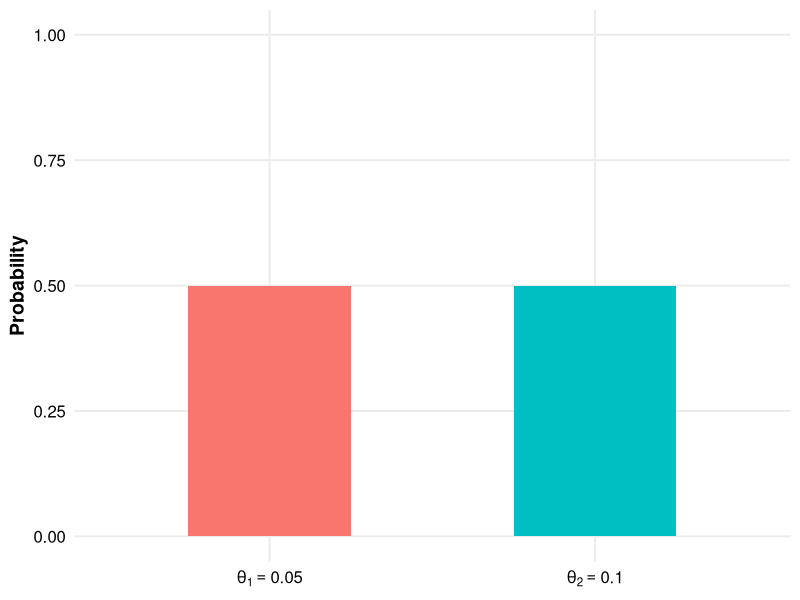
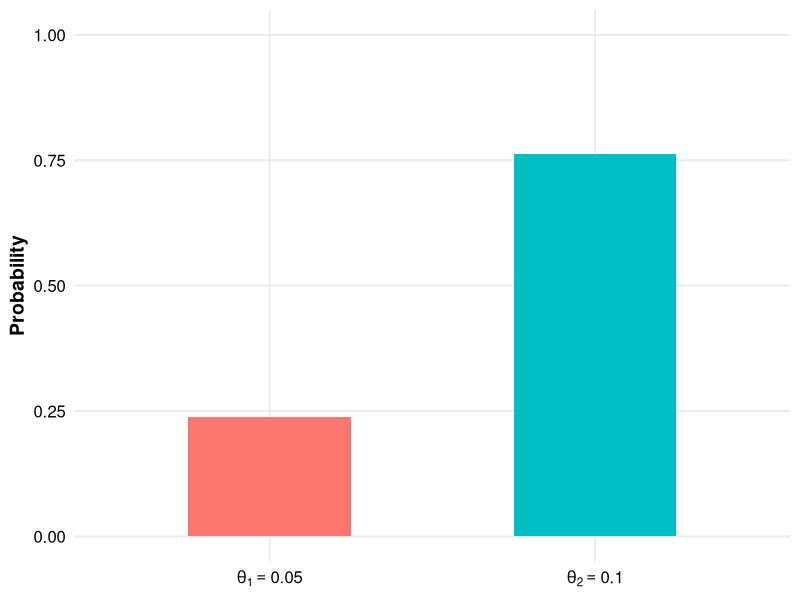
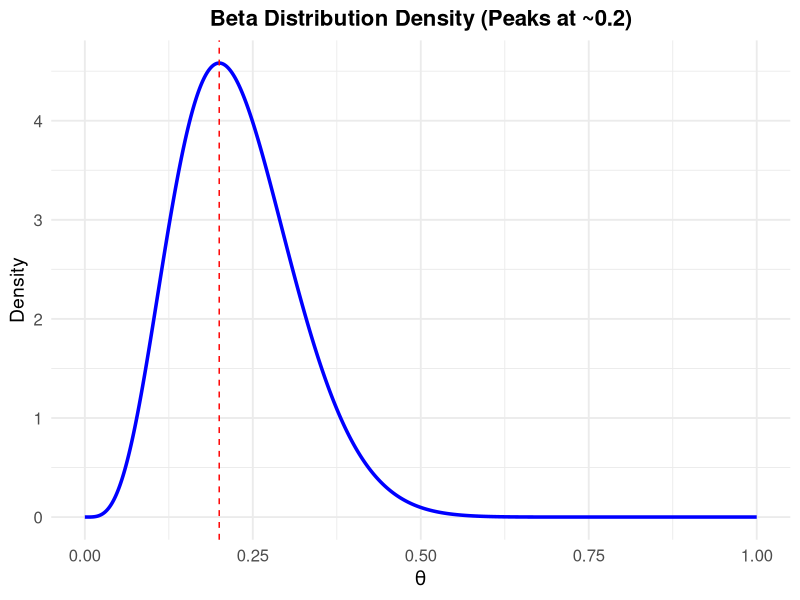
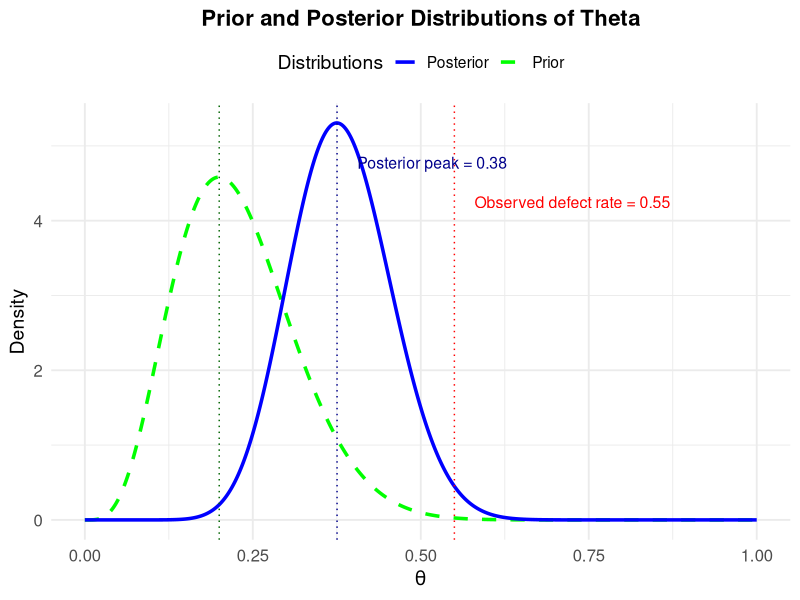
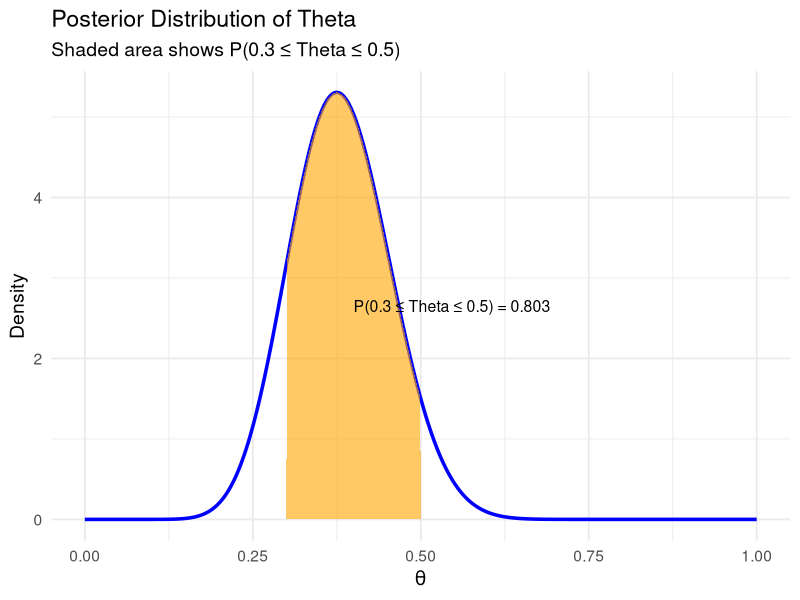
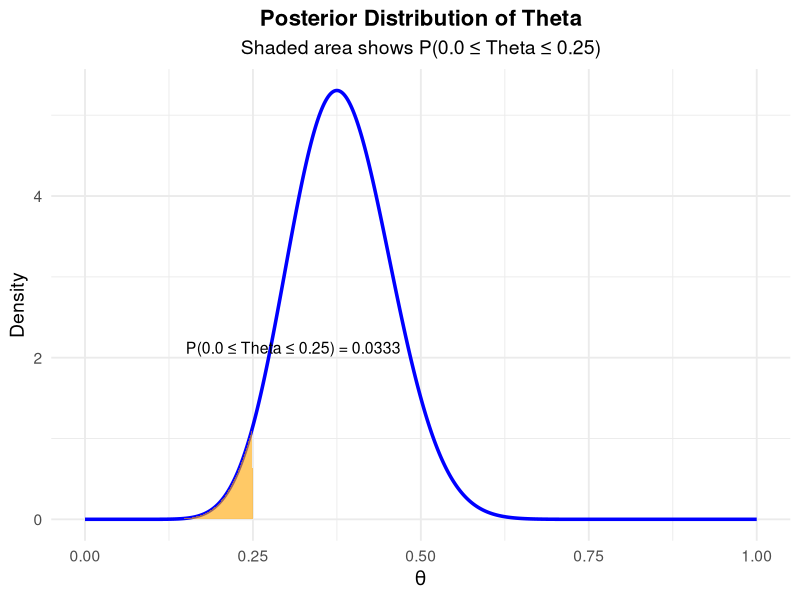
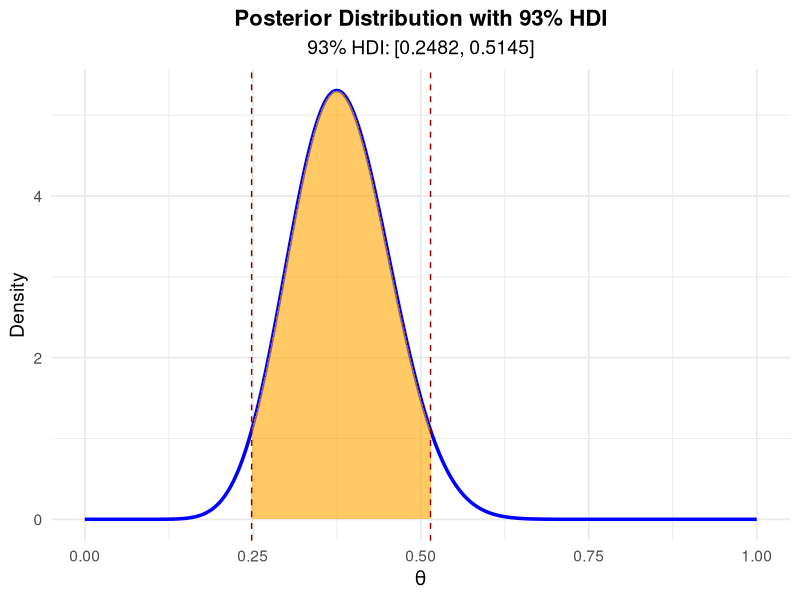

These figures' R source, in order:
## ---- chunk 1
# Load ggplot2 package
library(ggplot2)

# Create the data
data <- data.frame(
  theta = factor(c("theta[1] == 0.05", "theta[2] == 0.10"),
                 levels = c("theta[1] == 0.05", "theta[2] == 0.10")),
  probability = c(0.5, 0.5)
)
# Create and render the bar plot
ggplot(data, aes(x = theta, y = probability, fill = theta)) +
  geom_bar(stat = "identity", width = 0.5) +
  scale_x_discrete(labels = c(expression(theta[1] == 0.05),
                              expression(theta[2] == 0.10))) +
  scale_y_continuous(name = "Probability", limits = c(0, 1)) +
  labs(x = NULL, y = "Probability") +
  theme_minimal(base_size = 14) +
  theme(
    legend.position = "none",
    panel.grid.minor = element_blank(),
    axis.text = element_text(size = 12, color = "black"),
    axis.title.y = element_text(size = 14, face = "bold")
  )
## ---- chunk 2
# Load ggplot2 package
library(ggplot2)

# Create the data
data <- data.frame(
  theta = factor(c("theta[1] == 0.05", "theta[2] == 0.10"),
                 levels = c("theta[1] == 0.05", "theta[2] == 0.10")),
  probability = c(0.2387, 0.7613)
)

# Create the bar plot
ggplot(data, aes(x = theta, y = probability, fill = theta)) +
  geom_bar(stat = "identity", width = 0.5) +
  scale_x_discrete(labels = c(expression(theta[1] == 0.05),
                              expression(theta[2] == 0.10))) +
  scale_y_continuous(name = "Probability", limits = c(0, 1)) +
  labs(x = NULL, y = "Probability") +
  theme_minimal(base_size = 14) +
  theme(
    legend.position = "none",
    panel.grid.minor = element_blank(),
    axis.text = element_text(size = 12, color = "black"),
    axis.title.y = element_text(size = 14, face = "bold")
  )
## ---- chunk 3
# Load ggplot2 package
library(ggplot2)

# Generate beta distribution data
x <- seq(0, 1, length.out = 1000)  # Values between 0 and 1
alpha <- 5  # Shape parameter alpha
beta <- 17  # Shape parameter beta
density <- dbeta(x, shape1 = alpha, shape2 = beta)  # Beta density

# Mode of distribution
#(alpha - 1) / (alpha + beta - 2) # 0.2

# Create a data frame for plotting
data <- data.frame(x = x, density = density)

# Plot the beta density using ggplot2
ggplot(data, aes(x = x, y = density)) +
  geom_line(color = "blue", linewidth = 1.2) +
  labs(
    title = "Beta Distribution Density (Peaks at ~0.2)",
    x = expression(theta),
    y = "Density"
  ) +
  theme_minimal(base_size = 14) +
  theme(
    plot.title = element_text(face = "bold", hjust = 0.5, size = 16),
    axis.text = element_text(size = 12),
    axis.title = element_text(size = 14)
  ) +
  geom_vline(xintercept = 0.2, linetype = "dashed", color = "red")
## ---- chunk 4
# Load required packages
library(ggplot2)

# Define parameters
alpha_prior <- 5  # Prior alpha (Beta distribution)
beta_prior <- 17  # Prior beta (Beta distribution)
n <- 20           # Sample size
x_obs <- 11       # Number of defective items observed

# Define the likelihood function
likelihood <- function(theta, x, n) {
  choose(n, x) * theta^x * (1 - theta)^(n - x)
}

# Define the prior density (Beta distribution)
prior <- function(theta, alpha, beta) {
  dbeta(theta, shape1 = alpha, shape2 = beta)
}

# Define the unnormalized posterior
unnormalized_posterior <- function(theta, x, n, alpha, beta) {
  likelihood(theta, x, n) * prior(theta, alpha, beta)
}

# Compute the marginal probability using numerical integration
marginal <- integrate(
  f = function(theta) unnormalized_posterior(theta, x_obs, n, alpha_prior, beta_prior),
  lower = 0,
  upper = 1
)$value

# Define the posterior density function
posterior <- function(theta, x, n, alpha, beta, marginal) {
  unnormalized_posterior(theta, x, n, alpha, beta) / marginal
}

# Generate data for plotting the prior and posterior
theta_values <- seq(0, 1, length.out = 1000)
prior_values <- prior(theta_values, alpha_prior, beta_prior)
posterior_values <- posterior(theta_values, x_obs, n,
                              alpha_prior, beta_prior, marginal)

# Create a data frame for plotting
plot_data <- data.frame(
  theta = theta_values,
  Prior = prior_values,
  Posterior = posterior_values
)

# Find the peak (mode) of the posterior distribution
posterior_peak <- theta_values[which.max(posterior_values)]

# Plot the prior and posterior distributions
ggplot(plot_data, aes(x = theta)) +
  geom_line(aes(y = Prior, color = "Prior"),
            linewidth = 1.2, linetype = "dashed") +
  geom_line(aes(y = Posterior, color = "Posterior"), linewidth = 1.2) +
  scale_color_manual(
    values = c("Prior" = "green", "Posterior" = "blue"),
    name = "Distributions"
  ) +
  labs(
    title = "Prior and Posterior Distributions of Theta",
    x = expression(theta),
    y = "Density"
  ) +
  theme_minimal(base_size = 14) +
  theme(
    plot.title = element_text(face = "bold", hjust = 0.5, size = 16),
    axis.text = element_text(size = 12),
    axis.title = element_text(size = 14),
    legend.position = "top"
  ) + 
  geom_vline(xintercept = 0.2, linetype = "dotted", color = "darkgreen") +
  geom_vline(xintercept = x_obs / n, linetype = "dotted", color = "red") +
  # Annotate the observed defect rate
  annotate(
    "text",
    x = x_obs/n + 0.03,  # Position slightly to the right of the red line
    y = max(posterior_values) * 0.8,  # Adjust height dynamically
    label = paste0("Observed defect rate = ", round(x_obs / n, 2)),
    color = "red",
    size = 4,
    hjust = 0
  ) +
  # Annotate the peak of the posterior
  geom_vline(xintercept = posterior_peak,
             linetype = "dotted", color = "darkblue") +
  annotate(
    "text",
    x = posterior_peak + 0.03,  # Position slightly to the right of the peak
    y = max(posterior_values) * 0.9,  # Adjust height dynamically
    label = paste0("Posterior peak = ", round(posterior_peak, 2)),
    color = "darkblue",
    size = 4,
    hjust = 0
  )
## ---- chunk 5
# Load required libraries
library(ggplot2)

# Define parameters
alpha_prior <- 5  # Prior alpha (Beta distribution)
beta_prior <- 17  # Prior beta (Beta distribution)
n <- 20           # Sample size
x_obs <- 11       # Number of defective items observed

# Define the likelihood function
likelihood <- function(theta, x, n) {
  choose(n, x) * theta^x * (1 - theta)^(n - x)
}

# Define the prior density (Beta distribution)
prior <- function(theta, alpha, beta) {
  dbeta(theta, shape1 = alpha, shape2 = beta)
}

# Define the unnormalized posterior
unnormalized_posterior <- function(theta, x, n, alpha, beta) {
  likelihood(theta, x, n) * prior(theta, alpha, beta)
}

# Compute the marginal probability using numerical integration
marginal <- integrate(
  f = function(theta) unnormalized_posterior(theta, x_obs, n, alpha_prior, beta_prior),
  lower = 0,
  upper = 1
)$value

# Define the normalized posterior density function
posterior_density <- function(theta) {
  unnormalized_posterior(theta, x_obs, n, alpha_prior, beta_prior) / marginal
}

# Numerically integrate the posterior density between 0.3 and 0.5
prob_theta_numerical <- integrate(
  f = posterior_density,
  lower = 0.3,
  upper = 0.5
)$value

# Output the result
#cat("Numerical probability that theta is between 0.3 and 0.5:",
#    prob_theta_numerical, "\n")

# Generate data for the posterior curve
theta_values <- seq(0, 1, length.out = 1000)
posterior_values <- sapply(theta_values, posterior_density)

# Create a data frame for plotting
posterior_data <- data.frame(theta = theta_values, density = posterior_values)

# Plot the posterior distribution with shaded area and annotation
ggplot(posterior_data, aes(x = theta, y = density)) +
  geom_line(color = "blue", linewidth = 1.2) +
  geom_area(
    data = posterior_data[posterior_data$theta >= 0.3 &
                            posterior_data$theta <= 0.5, ],
    aes(x = theta, y = density),
    fill = "orange",
    alpha = 0.6
  ) +
  labs(
    title = "Posterior Distribution of Theta",
    subtitle = "Shaded area shows P(0.3 ≤ Theta ≤ 0.5)",
    x = expression(theta),
    y = "Density"
  ) +
  annotate(
    "text",
    x = 0.4,  # Position of the annotation text along the x-axis
    y = max(posterior_data$density) * 0.5,  # Position along the y-axis
    label = paste0("P(0.3 ≤ Theta ≤ 0.5) = ", round(prob_theta_numerical, 4)),
    color = "black",
    size = 4,
    hjust = 0
  ) +
  theme_minimal(base_size = 14)
## ---- chunk 6
# Load required libraries
library(ggplot2)

# Define parameters
alpha_prior <- 5  # Prior alpha (Beta distribution)
beta_prior <- 17  # Prior beta (Beta distribution)
n <- 20           # Sample size
x_obs <- 11       # Number of defective items observed

# Define the likelihood function
likelihood <- function(theta, x, n) {
  choose(n, x) * theta^x * (1 - theta)^(n - x)
}

# Define the prior density (Beta distribution)
prior <- function(theta, alpha, beta) {
  dbeta(theta, shape1 = alpha, shape2 = beta)
}

# Define the unnormalized posterior
unnormalized_posterior <- function(theta, x, n, alpha, beta) {
  likelihood(theta, x, n) * prior(theta, alpha, beta)
}

# Compute the marginal probability using numerical integration
marginal <- integrate(
  f = function(theta) unnormalized_posterior(theta, x_obs, n, alpha_prior, beta_prior),
  lower = 0,
  upper = 1
)$value

# Define the normalized posterior density function
posterior_density <- function(theta) {
  unnormalized_posterior(theta, x_obs, n, alpha_prior, beta_prior) / marginal
}

# Numerically integrate the posterior density between 0.0 and 0.25
prob_theta_numerical <- integrate(
  f = posterior_density,
  lower = 0.0,
  upper = 0.25
)$value

# Output the result
#cat("Numerical probability that theta is between 0.0 and 0.25:",
#    prob_theta_numerical, "\n")

# Generate data for the posterior curve
theta_values <- seq(0, 1, length.out = 1000)
posterior_values <- sapply(theta_values, posterior_density)

# Create a data frame for plotting
posterior_data <- data.frame(theta = theta_values, density = posterior_values)

# Plot the posterior distribution with shaded area and annotation
ggplot(posterior_data, aes(x = theta, y = density)) +
  geom_line(color = "blue", linewidth = 1.2) +
  geom_area(
    data = posterior_data[posterior_data$theta <= 0.25, ],
    aes(x = theta, y = density),
    fill = "orange",
    alpha = 0.6
  ) +
  labs(
    title = "Posterior Distribution of Theta",
    subtitle = "Shaded area shows P(0.0 ≤ Theta ≤ 0.25)",
    x = expression(theta),
    y = "Density"
  ) +
  annotate(
    "text",
    x = 0.15,  # Position of the annotation text along the x-axis
    y = max(posterior_data$density) * 0.4,  # Position along the y-axis
    label = paste0("P(0.0 ≤ Theta ≤ 0.25) = ", round(prob_theta_numerical, 4)),
    color = "black",
    size = 4,
    hjust = 0
  ) +
  theme_minimal(base_size = 14) +
  theme(
    plot.title = element_text(face = "bold", 
                              hjust = 0.5, size = 16),  # Center the title
    plot.subtitle = element_text(hjust = 0.5)  # Center the subtitle
  )
## ---- chunk 7
# Load required libraries
library(ggplot2)

# Define parameters
alpha_prior <- 5  # Prior alpha (Beta distribution)
beta_prior <- 17  # Prior beta (Beta distribution)
n <- 20           # Sample size
x_obs <- 11       # Number of defective items observed

# Define the likelihood function
likelihood <- function(theta, x, n) {
  choose(n, x) * theta^x * (1 - theta)^(n - x)
}

# Define the prior density (Beta distribution)
prior <- function(theta, alpha, beta) {
  dbeta(theta, shape1 = alpha, shape2 = beta)
}

# Define the unnormalized posterior
unnormalized_posterior <- function(theta, x, n, alpha, beta) {
  likelihood(theta, x, n) * prior(theta, alpha, beta)
}

# Compute the marginal probability using numerical integration
marginal <- integrate(
  f = function(theta) unnormalized_posterior(theta, x_obs, n, alpha_prior, beta_prior),
  lower = 0,
  upper = 1
)$value

# Define the normalized posterior density function
posterior_density <- function(theta) {
  unnormalized_posterior(theta, x_obs, n, alpha_prior, beta_prior) / marginal
}

# Generate data for the posterior density
theta_values <- seq(0, 1, length.out = 1000)
posterior_values <- sapply(theta_values, posterior_density)

# Create a data frame for the posterior
posterior_data <- data.frame(theta = theta_values, density = posterior_values)

# Compute the 93% HDI
compute_hdi <- function(theta, density, cred_mass = 0.93) {
  sorted_indices <- order(-density)  # Sort by descending density
  cumulative_mass <- cumsum(density[sorted_indices]) / sum(density)  # Cumulative mass
  included <- sorted_indices[cumulative_mass <= cred_mass]  # Indices within HDI
  hdi_range <- range(theta[included])  # Range of HDI
  return(hdi_range)
}

hdi <- compute_hdi(posterior_data$theta,
                   posterior_data$density, cred_mass = 0.93)

# Plot the posterior distribution with the HDI
ggplot(posterior_data, aes(x = theta, y = density)) +
  geom_line(color = "blue", linewidth = 1.2) +
  geom_area(
    data = posterior_data[posterior_data$theta >= hdi[1] &
                            posterior_data$theta <= hdi[2], ],
    aes(x = theta, y = density),
    fill = "orange",
    alpha = 0.6
  ) +
  labs(
    title = "Posterior Distribution with 93% HDI",
    subtitle = paste0("93% HDI: [", round(hdi[1], 4),
                      ", ", round(hdi[2], 4), "]"),
    x = expression(theta),
    y = "Density"
  ) +
  theme_minimal(base_size = 14) +
  theme(
    plot.title = element_text(face = "bold", hjust = 0.5, size = 16),
    plot.subtitle = element_text(hjust = 0.5)
  ) +
  geom_vline(xintercept = hdi[1], linetype = "dashed", color = "darkred") +
  geom_vline(xintercept = hdi[2], linetype = "dashed", color = "darkred")
